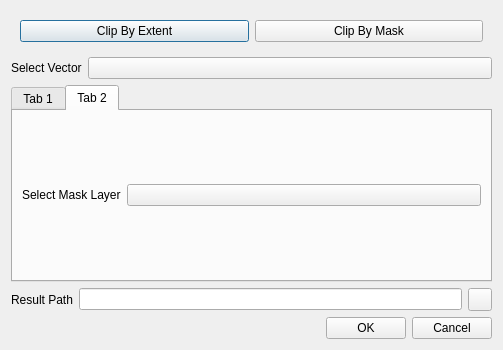
<?xml version="1.0" encoding="UTF-8"?>
<ui version="4.0">
 <class>shpClipDialog</class>
 <widget class="QDialog" name="shpClipDialog">
  <property name="geometry">
   <rect>
    <x>0</x>
    <y>0</y>
    <width>503</width>
    <height>350</height>
   </rect>
  </property>
  <property name="windowTitle">
   <string>Vector Clip Parameter Settings</string>
  </property>
  <layout class="QVBoxLayout" name="verticalLayout">
   <item>
    <widget class="CardWidget" name="CardWidget_5">
     <layout class="QHBoxLayout" name="horizontalLayout_6">
      <item>
       <widget class="PillPushButton" name="extentModePb">
        <property name="text">
         <string>Clip By Extent</string>
        </property>
        <attribute name="buttonGroup">
         <string notr="true">modePbGroup</string>
        </attribute>
       </widget>
      </item>
      <item>
       <widget class="PillPushButton" name="maskModePb">
        <property name="text">
         <string>Clip By Mask</string>
        </property>
        <attribute name="buttonGroup">
         <string notr="true">modePbGroup</string>
        </attribute>
       </widget>
      </item>
     </layout>
    </widget>
   </item>
   <item>
    <layout class="QHBoxLayout" name="horizontalLayout_10">
     <item>
      <widget class="BodyLabel" name="BodyLabel_9">
       <property name="sizePolicy">
        <sizepolicy hsizetype="Fixed" vsizetype="Preferred">
         <horstretch>0</horstretch>
         <verstretch>0</verstretch>
        </sizepolicy>
       </property>
       <property name="text">
        <string>Select Vector</string>
       </property>
      </widget>
     </item>
     <item>
      <widget class="ComboBox" name="selectShpCb">
       <property name="sizePolicy">
        <sizepolicy hsizetype="Expanding" vsizetype="Fixed">
         <horstretch>0</horstretch>
         <verstretch>0</verstretch>
        </sizepolicy>
       </property>
      </widget>
     </item>
    </layout>
   </item>
   <item>
    <widget class="QTabWidget" name="tabWidget">
     <property name="currentIndex">
      <number>1</number>
     </property>
     <widget class="QWidget" name="extentMode">
      <attribute name="title">
       <string>Tab 1</string>
      </attribute>
      <layout class="QVBoxLayout" name="verticalLayout_2">
       <item>
        <layout class="QHBoxLayout" name="horizontalLayout_7">
         <item>
          <widget class="BodyLabel" name="BodyLabel_5">
           <property name="sizePolicy">
            <sizepolicy hsizetype="Fixed" vsizetype="Preferred">
             <horstretch>0</horstretch>
             <verstretch>0</verstretch>
            </sizepolicy>
           </property>
           <property name="text">
            <string>Select Extent</string>
           </property>
          </widget>
         </item>
         <item>
          <widget class="LineEdit" name="extentLE">
           <property name="readOnly">
            <bool>true</bool>
           </property>
          </widget>
         </item>
        </layout>
       </item>
       <item>
        <layout class="QHBoxLayout" name="horizontalLayout_12">
         <item>
          <widget class="PushButton" name="selectMapcanvasExtentPb">
           <property name="text">
            <string>Use Current Extent</string>
           </property>
          </widget>
         </item>
         <item>
          <widget class="SplitPushButton" name="selectLayerExtentPb">
           <property name="text_" stdset="0">
            <string>Select Layer Extent</string>
           </property>
          </widget>
         </item>
         <item>
          <widget class="PushButton" name="drawExtentPb">
           <property name="text">
            <string>Draw on the Map</string>
           </property>
          </widget>
         </item>
        </layout>
       </item>
      </layout>
     </widget>
     <widget class="QWidget" name="maskMode">
      <attribute name="title">
       <string>Tab 2</string>
      </attribute>
      <layout class="QVBoxLayout" name="verticalLayout_3">
       <item>
        <layout class="QHBoxLayout" name="horizontalLayout_5">
         <item>
          <widget class="BodyLabel" name="BodyLabel_4">
           <property name="sizePolicy">
            <sizepolicy hsizetype="Fixed" vsizetype="Preferred">
             <horstretch>0</horstretch>
             <verstretch>0</verstretch>
            </sizepolicy>
           </property>
           <property name="text">
            <string>Select Mask Layer</string>
           </property>
          </widget>
         </item>
         <item>
          <widget class="ComboBox" name="selectMaskLayerCb"/>
         </item>
        </layout>
       </item>
      </layout>
     </widget>
    </widget>
   </item>
   <item>
    <layout class="QHBoxLayout" name="horizontalLayout_9">
     <item>
      <widget class="BodyLabel" name="BodyLabel_6">
       <property name="sizePolicy">
        <sizepolicy hsizetype="Fixed" vsizetype="Preferred">
         <horstretch>0</horstretch>
         <verstretch>0</verstretch>
        </sizepolicy>
       </property>
       <property name="text">
        <string>Result Path</string>
       </property>
      </widget>
     </item>
     <item>
      <widget class="LineEdit" name="resLE">
       <property name="readOnly">
        <bool>true</bool>
       </property>
      </widget>
     </item>
     <item>
      <widget class="ToolButton" name="selectSaveFilePB"/>
     </item>
    </layout>
   </item>
   <item>
    <layout class="QHBoxLayout" name="horizontalLayout_2">
     <item>
      <spacer name="horizontalSpacer">
       <property name="orientation">
        <enum>Qt::Horizontal</enum>
       </property>
       <property name="sizeHint" stdset="0">
        <size>
         <width>40</width>
         <height>20</height>
        </size>
       </property>
      </spacer>
     </item>
     <item>
      <widget class="PushButton" name="runPB">
       <property name="text">
        <string>OK</string>
       </property>
      </widget>
     </item>
     <item>
      <widget class="PushButton" name="cancelPB">
       <property name="text">
        <string>Cancel</string>
       </property>
      </widget>
     </item>
    </layout>
   </item>
  </layout>
 </widget>
 <customwidgets>
  <customwidget>
   <class>ComboBox</class>
   <extends>QPushButton</extends>
   <header>qfluentwidgets</header>
  </customwidget>
  <customwidget>
   <class>PushButton</class>
   <extends>QPushButton</extends>
   <header>qfluentwidgets</header>
  </customwidget>
  <customwidget>
   <class>PillPushButton</class>
   <extends>ToggleButton</extends>
   <header>qfluentwidgets</header>
  </customwidget>
  <customwidget>
   <class>SplitPushButton</class>
   <extends>QWidget</extends>
   <header>qfluentwidgets</header>
  </customwidget>
  <customwidget>
   <class>ToolButton</class>
   <extends>QToolButton</extends>
   <header>qfluentwidgets</header>
  </customwidget>
  <customwidget>
   <class>ToggleButton</class>
   <extends>PushButton</extends>
   <header>qfluentwidgets</header>
  </customwidget>
  <customwidget>
   <class>CardWidget</class>
   <extends>QFrame</extends>
   <header>qfluentwidgets</header>
   <container>1</container>
  </customwidget>
  <customwidget>
   <class>BodyLabel</class>
   <extends>QLabel</extends>
   <header>qfluentwidgets</header>
  </customwidget>
  <customwidget>
   <class>LineEdit</class>
   <extends>QLineEdit</extends>
   <header>qfluentwidgets</header>
  </customwidget>
 </customwidgets>
 <resources/>
 <connections/>
 <buttongroups>
  <buttongroup name="modePbGroup"/>
 </buttongroups>
</ui>
